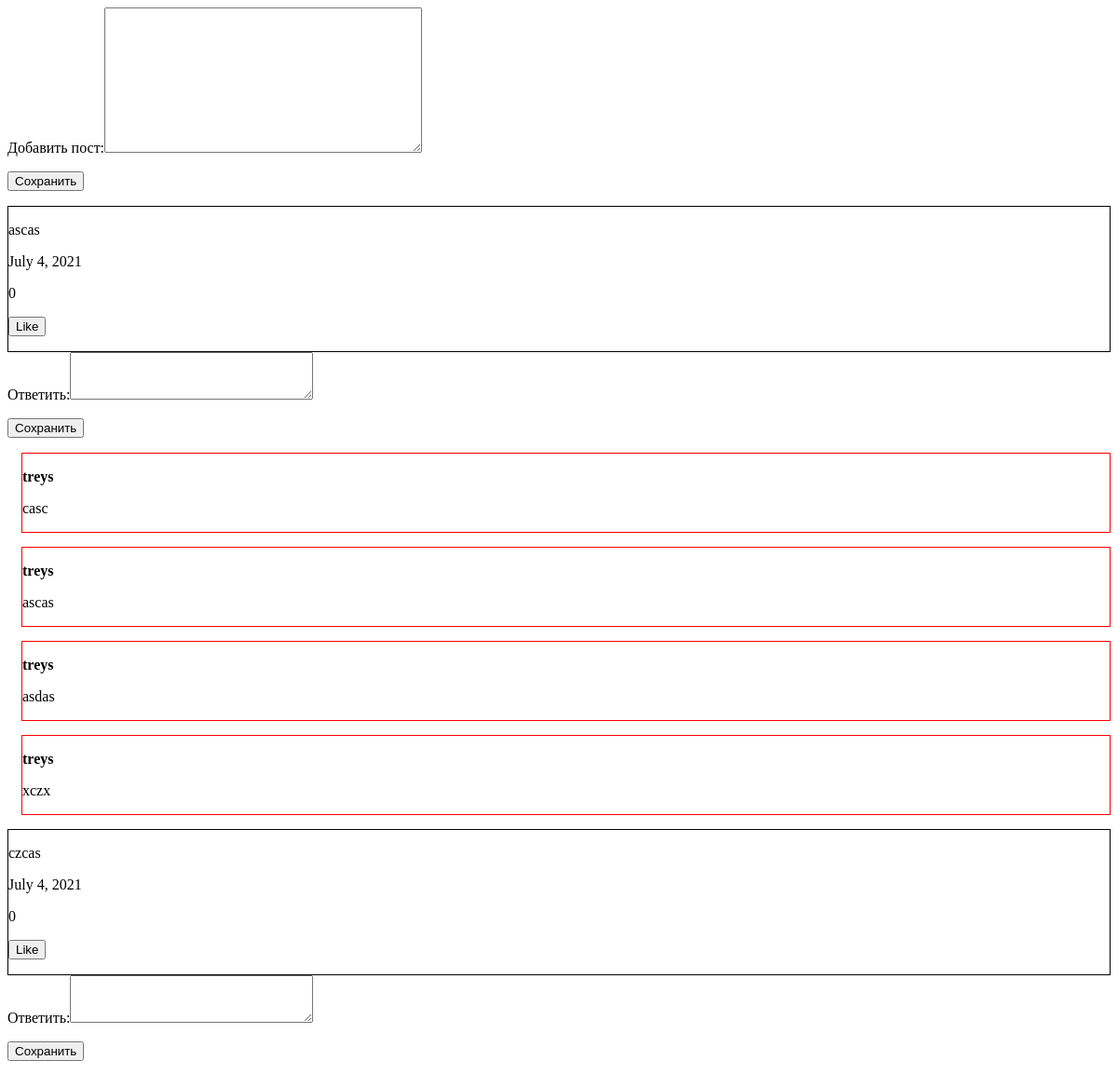
The app's page /blog/2 (upper part), older data.
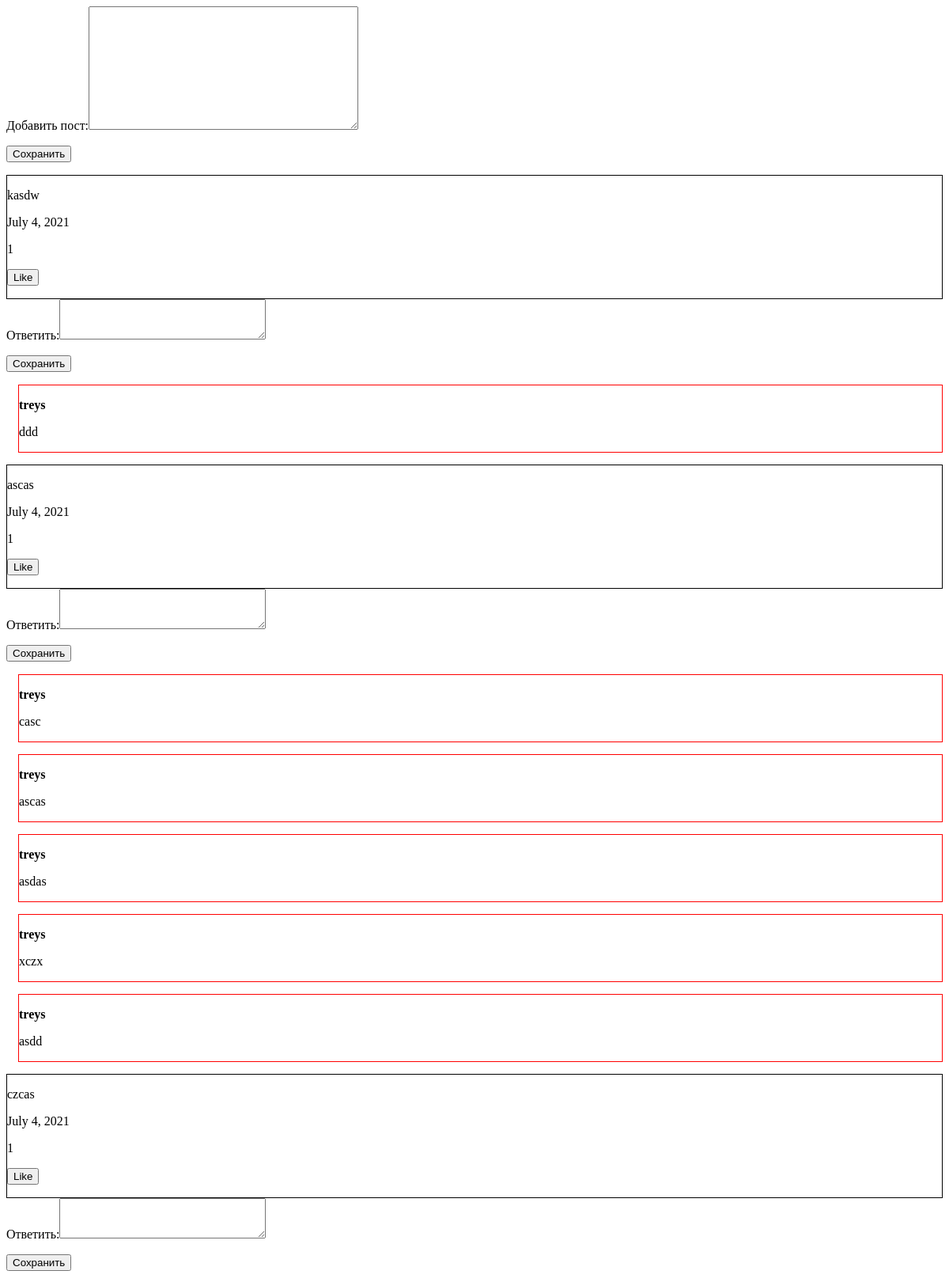
The same page, newer data.
### post_list/models.py (models this page shows, shortened)
class Post(models.Model):
    user = models.ForeignKey('auth.User', on_delete=models.SET_NULL, null=True, related_name='users')
    id = models.UUIDField(primary_key=True, default=uuid.uuid4, editable=False)
    message = models.TextField(max_length=1000, verbose_name='Описание')
    date = models.DateField(auto_now_add=True, editable=False)
    class Meta:
        ordering = ['-date']

class Comment(models.Model):
    user_comment = models.ForeignKey('auth.User',  on_delete=models.SET_NULL, null=True)
    message_comment = models.TextField(max_length=1000, verbose_name='Сообщение')
    date = models.DateField(auto_now_add=True, editable=False)
    post = models.ForeignKey('Post', on_delete=models.SET_NULL, blank=True, null=True, related_name='comments')

### post_list/views.py (the view, shortened to what this page needs)
# urls.py: path('<int:pk>', UserBlogDetail.as_view(), name='post-list')
class UserBlogDetail(DetailView):
    model = UserBlog
    template_name = 'post_list/post_list.html'

### templates/post_list/post_list.html (shortened to what this page needs)
<form method="post">
<label for="id_message">Добавить пост:</label><textarea name="message" cols="40" rows="10" maxlength="1000" required id="id_message">
</textarea>
            <p><button type="submit">Сохранить</button></p>
</form>
{% for post in userblog.posts.all %}
    <div style="border: 1px solid black; margin-top: 15px;">
        <p>{{ post.message }}</p>
        <p>{{ post.date }}</p>
        <p>{{ post.likings.all.count }}</p>
        <form method="post">
            <button>Like</button>
        </form>
    </div>
    <form method="post">
<label for="id_message_comment">Ответить:</label><textarea name="message_comment" cols="30" rows="3" maxlength="1000" required id="id_message_comment">
</textarea>
        <p><button type="submit">Сохранить</button></p>
    </form>
    {% for comments in post.comments.all %}
        <div style="margin-left: 15px; margin-top: 15px; border:1px solid red">
                <p><strong>{{ comments.user_comment }}</strong></p>
                <p>{{ comments.message_comment }}</p>
        </div>
    {% endfor %}
{% endfor %}

Row changes from the older to the newer data that the page shows:
added Post: message "kasdw", date "July 4, 2021", likings.all.count "1"
added Comment: user_comment "treys", message_comment "ddd", shown under "kasdw"
computed for Post "ascas": likings.all.count "0" → "1"
added Comment: user_comment "treys", message_comment "asdd", shown under Post "ascas"
computed for Post "czcas": likings.all.count "0" → "1"
